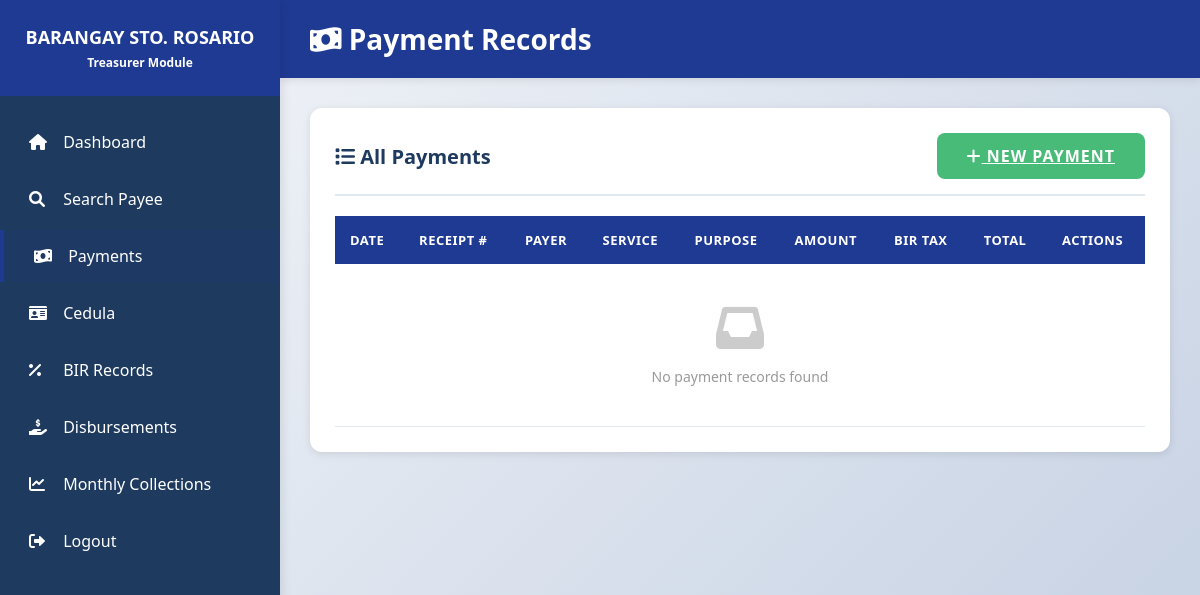
Before: /treasurer/payments/list.php (signed in) with the older database file.
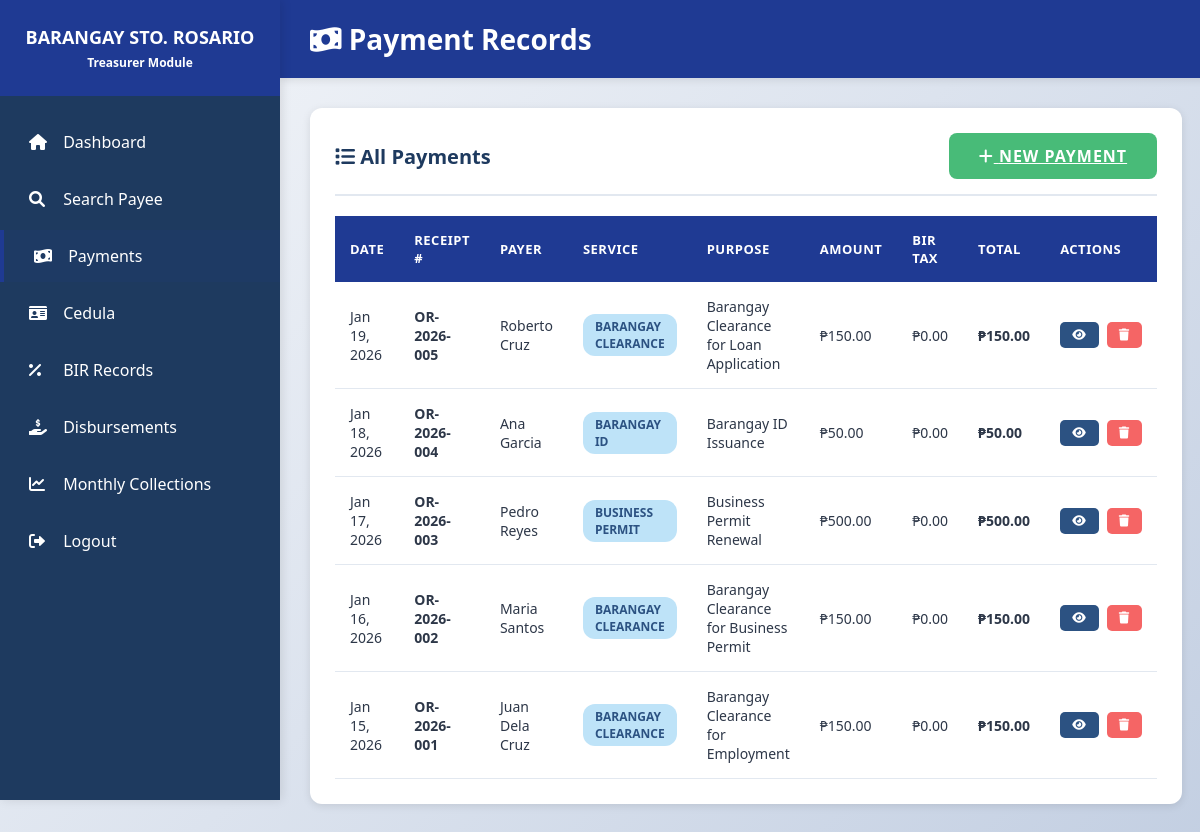
After: the same page with the newer database file.
### tables this page shows
CREATE TABLE IF NOT EXISTS payments (
    id INT AUTO_INCREMENT PRIMARY KEY,
    receipt_no VARCHAR(50) NOT NULL,
    payment_date DATE NOT NULL,
    payer_name VARCHAR(150) NOT NULL,
    service_type VARCHAR(100) NOT NULL,
    purpose VARCHAR(255) NOT NULL,
    operating_services VARCHAR(100),  
    amount DECIMAL(10, 2) NOT NULL,
    bir_tax DECIMAL(10, 2) DEFAULT 0,
    remarks TEXT,
    received_by INT,
    created_at TIMESTAMP DEFAULT CURRENT_TIMESTAMP,
    FOREIGN KEY (received_by) REFERENCES users(id) ON DELETE SET NULL
);

### treasurer/payments/list.php (the view, shortened to what the changed rows need)
<?php
include "../../config/database.php";
$result = $conn->query("SELECT * FROM payments ORDER BY id DESC");
?>
<!DOCTYPE html>
<html lang="en">
<head>
    <link rel="stylesheet" href="../../assets/css/style.css">
    <link rel="stylesheet" href="https://cdnjs.cloudflare.com/ajax/libs/font-awesome/6.0.0/css/all.min.css">
</head>
<body>
    <div class="dashboard-container">
        <aside class="sidebar">
            <div class="sidebar-header">
                <h2>BARANGAY STO. ROSARIO</h2>
            </div>
        </aside>
        <main class="main-content">
            <div class="content-header">
                <h1><i class="fas fa-money-bill-wave"></i> Payment Records</h1>
            </div>
            <div class="content-body">
                <div class="card">
                    <div class="table-responsive">
                        <table>
                            <thead>
                                <tr>
                                    <th>Date</th>
                                    <th>Receipt #</th>
                                    <th>Payer</th>
                                    <th>Service</th>
                                    <th>Purpose</th>
                                    <th>Amount</th>
                                    <th>BIR Tax</th>
                                    <th>Total</th>
                                    <th>Actions</th>
                                </tr>
                            </thead>
                            <tbody>
                                <?php if ($result->num_rows > 0): ?>
                                <?php while ($row = $result->fetch_assoc()): ?>
                                <tr>
                                    <td><?= isset($row['payment_date']) ? date('M d, Y', strtotime($row['payment_date'])) : date('M d, Y') ?>
                                    </td>
                                    <td><strong><?= htmlspecialchars($row['receipt_no']) ?></strong>
                                    </td>
                                    <td><?= htmlspecialchars($row['payer_name']) ?>
                                    </td>
                                    <td><span
                                            class="badge badge-info"><?= htmlspecialchars($row['service_type']) ?></span>
                                    </td>
                                    <td><?= htmlspecialchars($row['purpose']) ?>
                                    </td>
                                    <td>₱<?= number_format($row['amount'], 2) ?>
                                    </td>
                                    <td>₱<?= number_format($row['bir_tax'], 2) ?>
                                    </td>
                                    <td><strong>₱<?= number_format($row['amount'] + $row['bir_tax'], 2) ?></strong>
                                    </td>
                                    <td>
                                        <div class="action-buttons">
                                            <button class="btn btn-sm btn-secondary"
                                                onclick="viewPayment(<?= $row['id'] ?>)">
                                                <i class="fas fa-eye"></i>
                                            </button>
                                            <button class="btn btn-sm btn-danger"
                                                onclick="deletePayment(<?= $row['id'] ?>)">
                                                <i class="fas fa-trash"></i>
                                            </button>
                                        </div>
                                    </td>
                                </tr>
                                <?php endwhile; ?>
                                <?php else: ?>
                                <tr>
                                    <td colspan="9" style="text-align: center; padding: 40px;">
                                        <i class="fas fa-inbox" style="font-size: 48px; color: #ccc;"></i>
                                        <p style="margin-top: 15px; color: #999;">No payment records found</p>
                                    </td>
                                </tr>
                                <?php endif; ?>
                            </tbody>
                        </table>
                    </div>
                </div>
            </div>
        </main>
    </div>
</body>
</html>

Changed rows visible on the page:
added payments: payment_date "Jan 19, 2026", receipt_no "OR-2026-005", payer_name "Roberto Cruz", service_type "BARANGAY CLEARANCE", purpose "Barangay Clearance for Loan Application", amount "150.00", bir_tax "0.00", $row['amount'] + $row['bir_tax'] "150.00"
added payments: payment_date "Jan 18, 2026", receipt_no "OR-2026-004", payer_name "Ana Garcia", service_type "BARANGAY ID", purpose "Barangay ID Issuance", amount "50.00", bir_tax "0.00", $row['amount'] + $row['bir_tax'] "50.00"
added payments: payment_date "Jan 17, 2026", receipt_no "OR-2026-003", payer_name "Pedro Reyes", service_type "BUSINESS PERMIT", purpose "Business Permit Renewal", amount "500.00", bir_tax "0.00", $row['amount'] + $row['bir_tax'] "500.00"
added payments: payment_date "Jan 16, 2026", receipt_no "OR-2026-002", payer_name "Maria Santos", service_type "BARANGAY CLEARANCE", purpose "Barangay Clearance for Business Permit", amount "150.00", bir_tax "0.00", $row['amount'] + $row['bir_tax'] "150.00"
added payments: payment_date "Jan 15, 2026", receipt_no "OR-2026-001", payer_name "Juan Dela Cruz", service_type "BARANGAY CLEARANCE", purpose "Barangay Clearance for Employment", amount "150.00", bir_tax "0.00", $row['amount'] + $row['bir_tax'] "150.00"
Other visible differences:
text no longer shown: "No payment records found"
